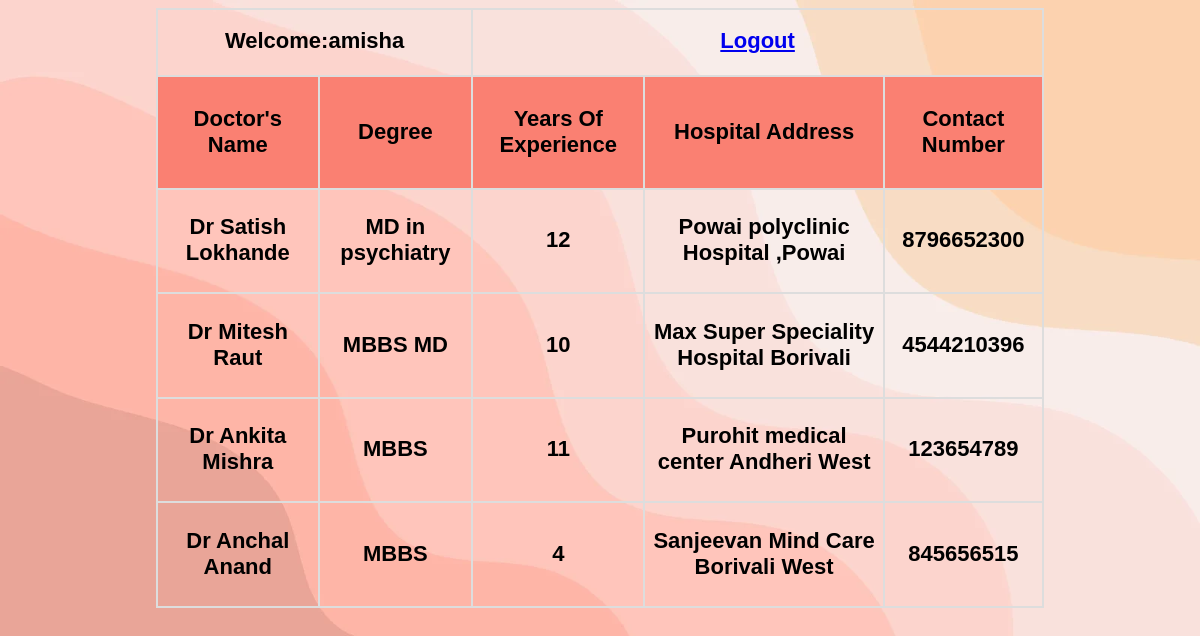
The page /viewdoc.php?cid=2 (signed in) on the database its author committed.
### tables this page shows
CREATE TABLE `doctors` (
  `ID` int(200) NOT NULL,
  `SNo` int(200) NOT NULL,
  `Name` varchar(500) NOT NULL,
  `DocEducation` varchar(500) NOT NULL,
  `YearsofExperience` text NOT NULL,
  `HospitalAddr` varchar(700) NOT NULL,
  `ContactNumber` text NOT NULL,
  `Date` date NOT NULL
);

### viewdoc.php (the view, shortened to what this page needs)
<?php
if(isset($_SESSION['login_user']))
{
 $con=mysqli_connect("localhost","root","","mentalhealthsystem");
 $id=$_GET['cid'];
 $cat_query="Select * from doctors where SNo='$id'";
 $result=mysqli_query($con,$cat_query);
 ?>
 <!DOCTYPE html>
 <html>
 <head>
 </head>
 <body>
  <form method="post" enctype="multipart/form-data">
    <table id="customers" border="2" cellpadding="5" cellspacing="4" align="center" height="600px" width="800px">
      <tr>
        <td colspan ="2">Welcome:<?php echo $_SESSION['login_user'];?></td>
        <td colspan="3" align="center"> <a href="index.html">Logout</a>
       </td>
      </tr>
     <tr>
        <th>Doctor's Name</th>
        <th>Degree</th>
        <th>Years Of Experience</th>
        <th>Hospital Address</th>
        <th>Contact Number</th>
      </tr>
        <?php
        if(mysqli_num_rows($result) > 0)
        {
          while($row=mysqli_fetch_array($result))
          {
        ?>
        <tr>
          <td> <?php echo $row["Name"]; ?> </td>
          <td> <?php echo $row["DocEducation"]; ?> </td>
          <td> <?php echo $row["YearsofExperience"]; ?> </td>
          <td> <?php echo $row["HospitalAddr"]; ?> </td>
          <td> <?php echo $row["ContactNumber"]; ?> </td>
        </tr>
      <?php
            }
          }
      ?>
  </table>
 </form>
 </body>
 </html>
 <?php
}
 else
 {
 header('location:userlogin.html');
 }?>

### viewdoc.php (style rules this page uses)
body { background-image: url("bg2.png"); background-size:cover; }
#customers { font-family: "Trebuchet MS", Arial, Helvetica, sans-serif; border-collapse: collapse; width: 75%; }
#customers td, #customers th { border: 2px solid #ddd; padding: 8px; padding-bottom: 10px; font-weight: bold; font-size: 22px; text-align:center; }
#customers th { padding-top: 12px; padding-bottom: 12px; text-align:center; background-color: #FA8072; color: black; }

### rows shown on the page
doctors: Name "Dr Satish Lokhande", DocEducation "MD in psychiatry", YearsofExperience "12", HospitalAddr "Powai polyclinic Hospital ,Powai", ContactNumber "8796652300"
doctors: Name "Dr Mitesh Raut", DocEducation "MBBS MD", YearsofExperience "10", HospitalAddr "Max Super Speciality Hospital Borivali", ContactNumber "4544210396"
doctors: Name "Dr Ankita Mishra", DocEducation "MBBS", YearsofExperience "11", HospitalAddr "Purohit medical center Andheri West", ContactNumber "123654789"
doctors: Name "Dr Anchal Anand", DocEducation "MBBS", YearsofExperience "4", HospitalAddr "Sanjeevan Mind Care Borivali West", ContactNumber "845656515"

### other values the page prints
$_SESSION['login_user'] "amisha"
